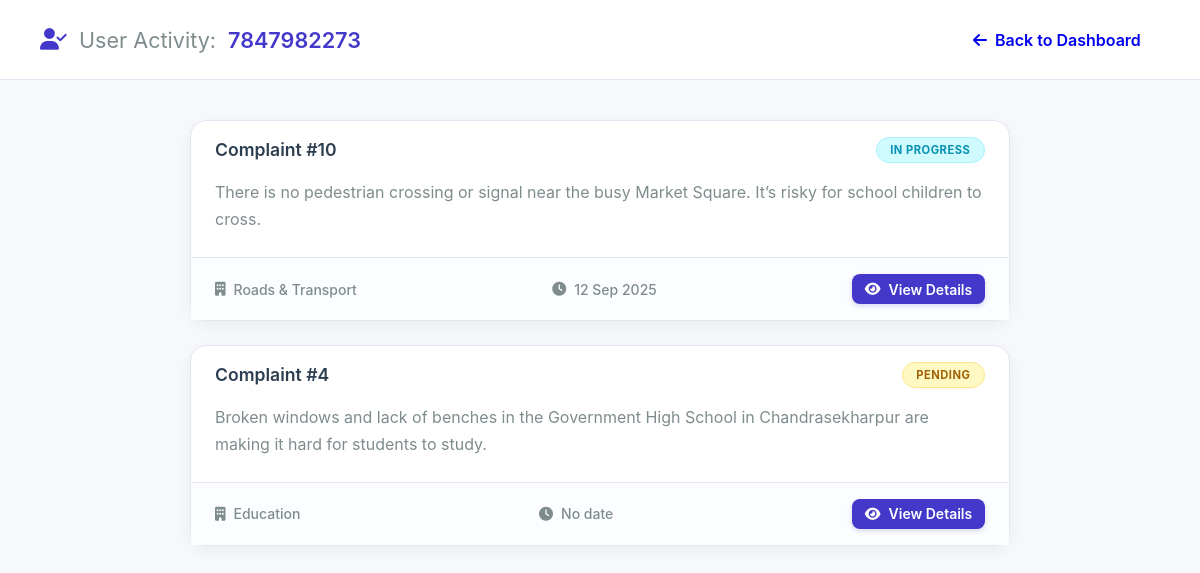
Page /admin/user/7847982273 (signed in) on the committed database.
### tables this page shows
CREATE TABLE complaints (
                        id INTEGER PRIMARY KEY AUTOINCREMENT,
                        user_phone TEXT NOT NULL,
                        name TEXT,
                        phone TEXT,
                        district TEXT,
                        block TEXT,
                        gp TEXT,
                        village TEXT,
                        landmark TEXT,
                        pincode TEXT,
                        department TEXT,
                        complaint TEXT,
                        proof TEXT, status TEXT DEFAULT 'Pending', admin_proof TEXT, updated_at TEXT, voice_proof TEXT, latitude REAL, longitude REAL,
                        FOREIGN KEY(user_phone) REFERENCES users(phone)
                    );

### Civicissueproject/tempCodeRunnerFile.py (the view)
@app.route("/admin/user/<user_phone>")
@admin_required
def admin_user_view(user_phone):
    complaints = get_user_complaints(user_phone)
    return render_template("admin_user_view.html", user_phone=user_phone, complaints=complaints)

### Civicissueproject/database.py (called while the page is built)
def get_db_connection():
    conn = sqlite3.connect(DB_NAME, check_same_thread=False)
    conn.row_factory = sqlite3.Row  # This lets you access columns by name (e.g., complaint['status'])
    return conn

def get_user_complaints(user_phone):
    conn = get_db_connection()
    complaints = conn.execute("SELECT * FROM complaints WHERE user_phone = ? ORDER BY id DESC", (user_phone,)).fetchall()
    conn.close()
    return complaints

### Civicissueproject/tempCodeRunnerFile.py (called while the page is built)
@app.template_filter('datetimeformat')
def datetimeformat(value, format="%d %b %Y"):
    if isinstance(value, str):
        try:
            dt = datetime.fromisoformat(value)
            return dt.strftime(format)
        except (ValueError, TypeError):
            return value
    elif isinstance(value, datetime):
        return value.strftime(format)
    return value

def admin_required(fn):
    from functools import wraps
    @wraps(fn)
    def wrapper(*args, **kwargs):
        if session.get("role") != "admin":
            flash("Admin access required", "danger")
            return redirect(url_for("admin_login"))
        return fn(*args, **kwargs)
    return wrapper

### Civicissueproject/templates/admin_user_view.html (shortened to what this page needs)
<!DOCTYPE html>
<html lang="en">
<head>
    <link rel="stylesheet" href="https://cdnjs.cloudflare.com/ajax/libs/font-awesome/6.5.0/css/all.min.css">
    <link rel="stylesheet" href="{{ url_for('static', filename='css/admin_userview.css') }}">
</head>
<body class="admin-page-bg">
    <header class="admin-header">
        <h1>
            <i class="fas fa-user-check"></i>
            <span data-translate="auv_user_activity">User Activity:</span> {{ user_phone }}
        </h1>
        <a class="btn" href="{{ url_for('admin_dashboard') }}">
            <i class="fas fa-arrow-left"></i> <span data-translate="auv_back_to_dash">Back to Dashboard</span>
        </a>
    </header>
    <main class="admin-main">
        <section class="complaints-list">
            {% if complaints %}
                {% for row in complaints %}
                <div class="complaint-card">
                    <div class="card-header">
                        <h3><span data-translate="complaint_id_prefix">Complaint #</span>{{ row.id }}</h3>
                        <span class="pill {{ (row.status or 'Pending')|lower|replace(' ', '-') }}">
                            {{ row.status or 'Pending' }}
                        </span>
                    </div>
                    <div class="card-body">
                        <p>{{ (row.complaint or '')[:150] ~ ('...' if row.complaint and row.complaint|length > 150 else '') }}</p>
                    </div>
                    <div class="card-footer">
                        <span class="footer-item">
                            <i class="fas fa-building"></i>
                            {{ row.department or 'N/A' }}
                        </span>
                        <span class="footer-item">
                            <i class="fas fa-clock"></i>
                            {{ row.updated_at | datetimeformat if row.updated_at else 'No date' }}
                        </span>
                        <a class="btn small primary" href="{{ url_for('admin_complaint_view', cid=row.id) }}">
                            <i class="fas fa-eye"></i> <span data-translate="view_details_button">View Details</span>
                        </a>
                    </div>
                </div>
                {% endfor %}
            {% else %}
                <div class="empty-state">
                    <i class="fas fa-file-circle-xmark"></i>
                    <p data-translate="auv_no_complaints">No complaints have been filed by this user.</p>
                </div>
            {% endif %}
        </section>
    </main>
</body>
</html>

### Civicissueproject/static/css/admin_userview.css (style rules this page uses)
:root { --primary-color: #4338ca; --primary-hover: #3730a3; --bg-color: #f7f8fc; --card-bg: #ffffff; --border-color: #e3e6f0; --text-dark: #2c3e50; --text-light: #7f8c8d; --font-family: -apple-system, BlinkMacSystemFont, "Segoe UI", Roboto, "Helvetica Neue", Arial, sans-serif; --shadow-soft: 0 5px 15px rgba(0,0,0,0.05); --shadow-medium: 0 8px 25px rgba(0,0,0,0.07); }
* { box-sizing: border-box; }
body.admin-page-bg { margin: 0; font-family: var(--font-family); background-color: var(--bg-color); color: var(--text-dark); -webkit-font-smoothing: antialiased; -moz-osx-font-smoothing: grayscale; }
.admin-header { background-color: var(--card-bg); padding: 1.25rem 2.5rem; border-bottom: 1px solid var(--border-color); display: flex; justify-content: space-between; align-items: center; }
.admin-header h1 { margin: 0; font-size: 1.35rem; font-weight: 600; display: flex; align-items: center; gap: 0.75rem; color: var(--primary-color); }
.admin-header h1 span { font-weight: 400; color: var(--text-light); }
.admin-main { padding: 2.5rem; max-width: 900px; margin: 0 auto; }
.complaints-list { display: flex; flex-direction: column; gap: 1.5rem; }
.complaint-card { background-color: var(--card-bg); border: 1px solid var(--border-color); border-radius: 16px; box-shadow: var(--shadow-soft); display: flex; flex-direction: column; transition: transform 0.2s ease, box-shadow 0.2s ease; }
.complaint-card .card-header { display: flex; justify-content: space-between; align-items: center; padding: 1rem 1.5rem; }
.complaint-card h3 { margin: 0; font-size: 1.1rem; font-weight: 600; }
.complaint-card .card-body { padding: 0 1.5rem 1.5rem; color: var(--text-light); line-height: 1.7; border-bottom: 1px solid var(--border-color); }
.complaint-card .card-body p { margin: 0; }
.complaint-card .card-footer { display: flex; justify-content: space-between; align-items: center; padding: 1rem 1.5rem; background-color: #fcfdff; font-size: 0.875rem; }
.complaint-card .footer-item { color: var(--text-light); display: flex; align-items: center; gap: 0.5rem; font-weight: 500; }
.pill { padding: 0.3rem 0.85rem; border-radius: 50px; font-size: 0.7rem; font-weight: 700; text-transform: uppercase; letter-spacing: 0.5px; border: 1px solid transparent; }
.pill.pending { background-color: #fef9c3; color: #a16207; border-color: #fde68a; }
.pill.in-progress { background-color: #cffafe; color: #0891b2; border-color: #a5f3fc; }
.btn { display: inline-flex; align-items: center; gap: 0.5rem; padding: 0.6rem 1.2rem; border-radius: 8px; text-decoration: none; border: 0; cursor: pointer; font-weight: 600; transition: all 0.2s ease; }
.btn.primary { background-color: var(--primary-color); color: #fff; box-shadow: 0 2px 5px rgba(67, 56, 202, 0.2); }
.btn.small { padding: 0.4rem 0.8rem; font-size: 0.875rem; }

### rows in the picture
complaints: id "10", status "IN PROGRESS", complaint "There is no pedestrian crossing or signal near the busy Market Square. It’s risky for school children to cross.", department "Roads & Transport", updated_at "12 Sep 2025"
complaints: id "4", status "PENDING", complaint "Broken windows and lack of benches in the Government High School in Chandrasekharpur are making it hard for students to study.", department "Education", updated_at "No date"

### other values in the picture
{{ user_phone }} "7847982273"
